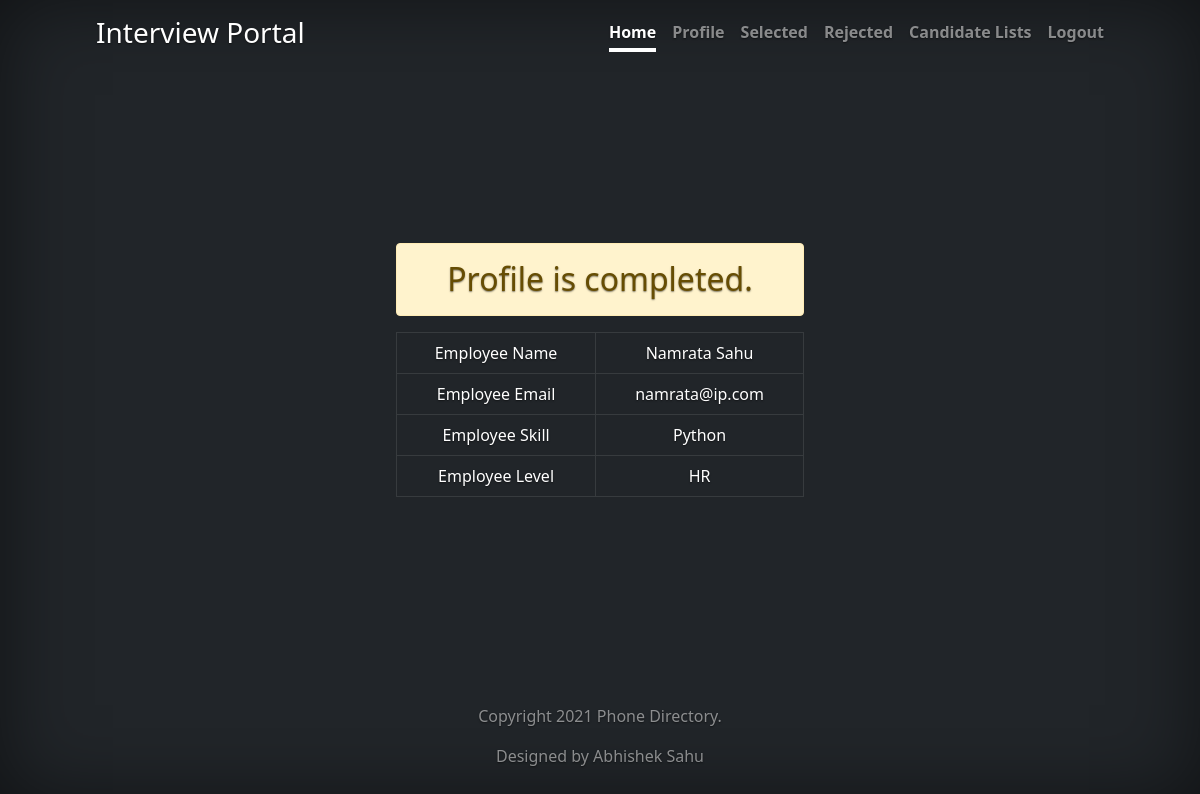
/employee/profile/ (signed in), run on the app's committed database.
### employee/models.py (models this page shows, shortened)
class Employee(models.Model):
    skill_choices  = (('Python','Python'),('Java','Java'))
    level_choices  = (('L1','L1'),('L2','L2'),('HR','HR'))
    employee_username   = models.OneToOneField(User,related_name='+',on_delete=models.CASCADE)
    employee_name       = models.CharField(verbose_name = 'Employee Name', max_length=50)
    employee_email      = models.EmailField(verbose_name = 'Official Email',unique = True,null = False,blank = False)
    employee_skill      = models.CharField(verbose_name = 'Skill',max_length=50,choices = skill_choices,null = False,blank = False)
    employee_level      = models.CharField(verbose_name= 'Level',max_length=50,choices = level_choices,null = False,blank = False)
    class Meta:
        verbose_name = "Employee"
        verbose_name_plural = "Employees"

### employee/views.py (the view)
# urls.py: path('profile/',views.employeeProfileView,name='employee-profile'),
def employeeProfileView(request):
    registered = False
    form = EmployeeProfileForm(request.POST or None)
    qs = Employee.objects.filter(employee_username=request.user)
    if qs.exists():
        registered = True
    if form.is_valid():
        employee_username = User.objects.get(username=request.user)
        employee_name = form.cleaned_data['employee_name']
        employee_email = form.cleaned_data['employee_email']
        employee_skill = form.cleaned_data['employee_skill']
        employee_level = form.cleaned_data['employee_level']
        Employee.objects.create(employee_username=employee_username,
                                 employee_name=employee_name,
                                 employee_email=employee_email,
                                 employee_skill=employee_skill,
                                 employee_level=employee_level)
        messages.success(request, 'Profile is completed.')
        return HttpResponseRedirect(reverse('employee:employee-list'))
    else:
        return render(request, 'employee/profile.html', {'form': form,'done':qs.exists(),'qs':qs.first(),'registered':registered})

### employee/templates/employee/profile.html (shortened to what this page needs)
{% extends 'employee/base.html' %}
{% load crispy_forms_tags %}
{% block content %}
<div class ='cover-container d-flex w-50 h-100 p-5 mx-auto flex-column'>
    {% if not done %}
    <h2 class="text-center alert alert-info">Create Profile</h2>
    <form method="post">
      {% csrf_token %}
      {{ form | crispy }}
        <br><button class="w-100 btn btn-lg btn-primary" type="submit">Create</button>
    </form>
    {% else %}
        <h2 class="text-center alert alert-warning">Profile is completed.</h2>
        <table class="table table-dark table-bordered">
          <tbody>
            <tr>
              <td>Employee Name</td>
              <td>{{ qs.employee_name }}</td>
            </tr>
          <tr>
              <td>Employee Email</td>
              <td>{{ qs.employee_email }}</td>
            </tr>
          <tr>
              <td>Employee Skill</td>
              <td>{{ qs.employee_skill }}</td>
            </tr>
          <tr>
              <td>Employee Level</td>
              <td>{{ qs.employee_level }}</td>
            </tr>
          </tbody>
        </table>
    {% endif %}
</div>
{% endblock %}

### employee/templates/employee/base.html (style rules this page uses)
body { text-shadow: 0 .05rem .1rem rgba(0, 0, 0, .5); box-shadow: inset 0 0 5rem rgba(0, 0, 0, .5); }
.cover-container { max-width: 65em; }

### data on the page
Employee: employee_name "Namrata Sahu", employee_email "namrata@ip.com", employee_skill "Python", employee_level "HR"
